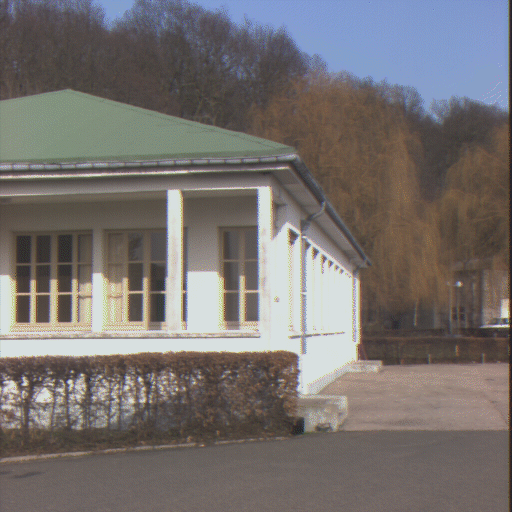
%> input picture Solutions06/batinria0.tif, 512 x 512 px
$ octave ex6.m   (GNU Octave 9; MATLAB toolbox functions it lacks are replaced by stand-ins)
%> lines starting %> are read from the running program, lines starting %| are printed output that depends on the picture
### Solutions06/reconstruction.m
function [lamda,gamma]=reconstruction(R,T,x1,y1,x2,y2,num_points,K)
M  = zeros(3*num_points, num_points+1);
for i = 1:num_points
    x1i = K\[x1(i);y1(i);1];
    v = K\[x2(i);y2(i);1];

    x2_hat = [0 -v(3) v(2) ; v(3) 0 -v(1) ; -v(2) v(1) 0];
    M(3*i-2:3*i,i) = x2_hat*R*x1i;


    M(3*i-2:3*i,num_points+1) = x2_hat*T;

end

[V,D] = eig(M'*M);
lamda = V(1:num_points,1);
gamma =  V(1+num_points,1);


end

% Structure reconstruction matrix M:

### Solutions06/ex6.m
close all;
clear all;
num_points = 8;
% Read input images:
image1 = double(imread('batinria0.tif'));
image2 = double(imread('batinria1.tif'));
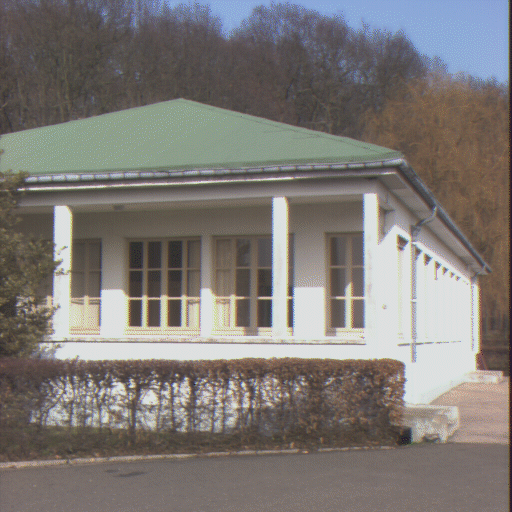
%> input picture Solutions06/batinria1.tif, 512 x 512 px


x1 = [70.0000
  296.0000
  324.0000
  374.0000
  304.0000
  348.0000
  106.0000
   56.0000];
y1 = [88.0000
  148.0000
  210.0000
  264.0000
  334.0000
  396.0000
  230.0000
  292.0000];
x2 = [184.0000
  404.0000
  436.0000
  494.0000
  416.0000
  458.0000
  214.0000
  166.0000];
y2 = [98.0000
  154.0000
  216.0000
  274.0000
  344.0000
  408.0000
  236.0000
  298.0000];
K1 = [844.310547 0 243.413315; 0 1202.508301 281.529236; 0 0 1];
K2 = [852.721008 0 252.021805; 0 1215.657349 288.587189; 0 0 1];
figure; imshow(uint8(image1));
hold on;
plot(x1, y1, 'r+');
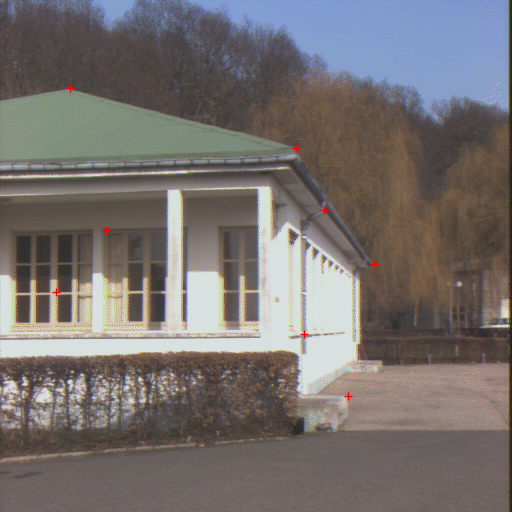
%> figure redrawn from the program's plot data
hold off;

figure; imshow(uint8(image2));
hold on;
plot(x2, y2, 'r+');
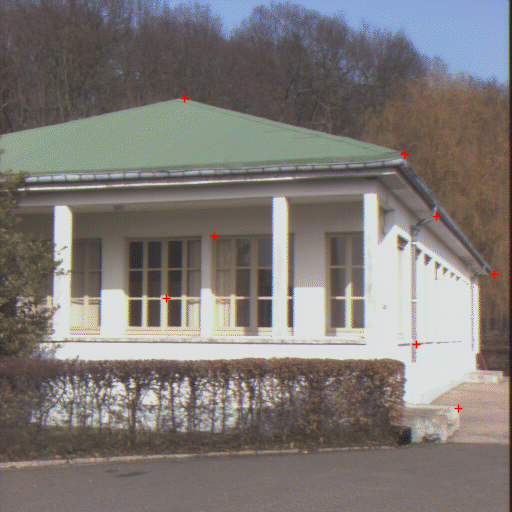
%> figure redrawn from the program's plot data
hold off;
chi = zeros(num_points,9);
for i = 1:num_points
    x1i = K1\[x1(i);y1(i);1];
    x2i = K1\[x2(i);y2(i);1];
    chi(i,:) = kron(x1i, x2i);

end
[U,S,V] = svd(chi);
E = reshape(V(:,9),3,3);
[U_E,S_E,V_E] = svd(E);
Rz1 = [0 1 0; -1 0 0; 0 0 1]';
Rz2 = [0 -1 0; 1 0 0; 0 0 1]';
S_E = [1 0 0;0 1 0;0 0 1];
R1 = U_E*Rz1*V_E';
T1_hat = U_E*Rz1'*S_E*U_E';
T1 = [T1_hat(3,2);T1_hat(1,3);T1_hat(2,1)];
R2 = U_E*Rz2*V_E';
T2_hat = U_E*Rz2'*S_E*U_E';
T2 = [T2_hat(3,2);T2_hat(1,3);T2_hat(2,1)];

lam1 = reconstruction(R1,T1,x1,y1,x2,y2,num_points,K1)
lam2 = reconstruction(R2,T2,x1,y1,x2,y2,num_points,K1)
% [8 lines of commented-out code are left out]
